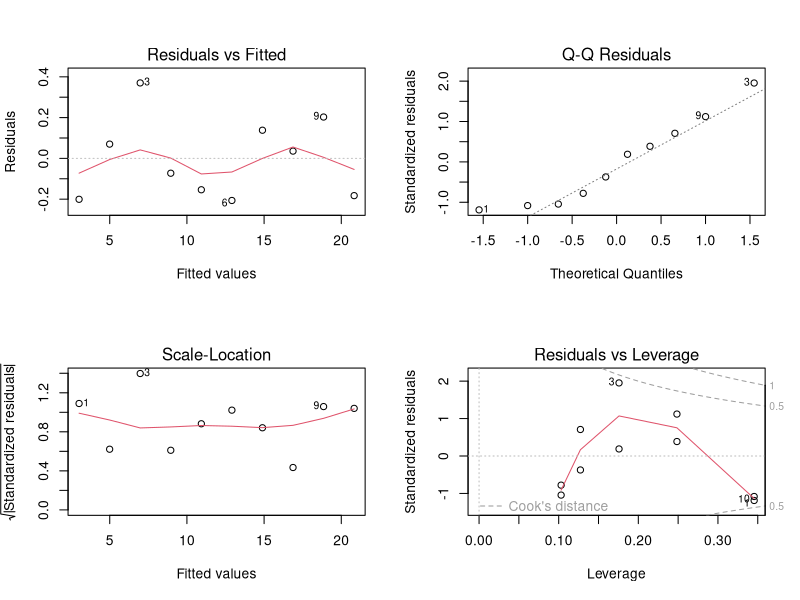
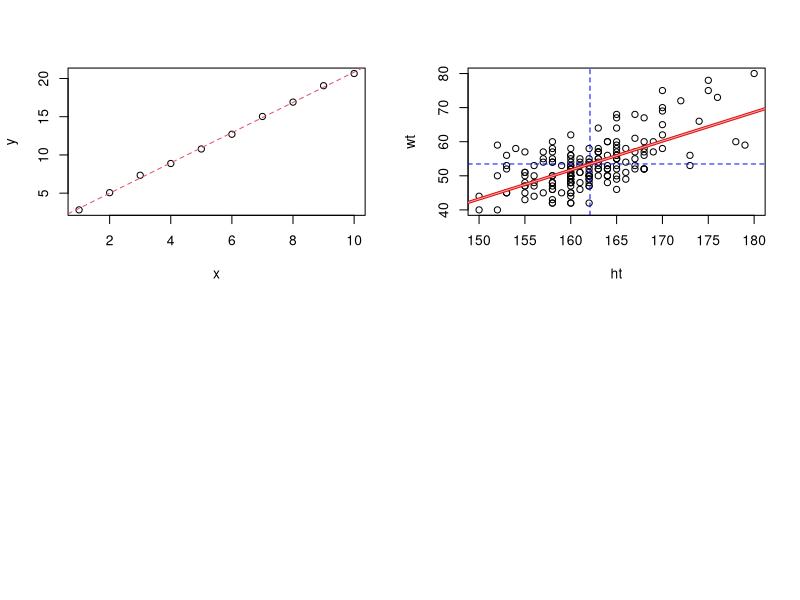

Here is the R script that generated these plots, in order:
## ---- chunk 1
graphics.off()
rm(list = ls())
gc()

options(kableExtra.auto_format = FALSE)

# knitr::opts_chunk$set(echo = FALSE, message = FALSE, warning = FALSE,
knitr::opts_chunk$set(echo = TRUE, message = TRUE, warning = TRUE,
                      fig.align = "center", fig.width = 7, fig.retina = 2,
                      dpi = 96)

#theme_set(theme_bw())

## ---- chunk 2
BMI <- read.table("./bmi.txt", 
                    col.names = c("height","weight","year","religion","gender","marriage"))
## ---- chunk 3
lsfit(BMI$weight, BMI$height)
## ---- chunk 4
135.6921380+50*0.4938178 
## ---- chunk 5
135.6921380+70*0.4938178 
## ---- chunk 6
135.6921380+60*0.4938178 
## ---- chunk 7
reg.coef <- lsfit(BMI$weight, BMI$height)$coef
x <- seq(45, 80, by = 5)
y <- reg.coef[1] + reg.coef[2] * x
yhat <- data.frame(x,y)
yhat
## ---- chunk 8
lm(height ~ weight, data = BMI)
## ---- chunk 9
x <- seq(1,10)
y <- jitter(2*x+1)
lm(y ~ x)
## ---- chunk 10
par(mfrow = c(2,2))
plot(lm(y ~ x))
## ---- chunk 11
plot(x,y)
abline(lm(y~x)$coef, lty=2, col=2)
## ---- chunk 12
ht <- BMI$height
wt <- BMI$weight
plot(ht, wt)
abline(v = mean(ht), lty = 2, col = "blue")
abline(h = mean(wt), lty = 2, col = "blue")
abline(lsfit(ht, wt), lw = 3, col = "red")
abline(lsfit(ht, wt)$coef, lw = 1, col = "gray")
